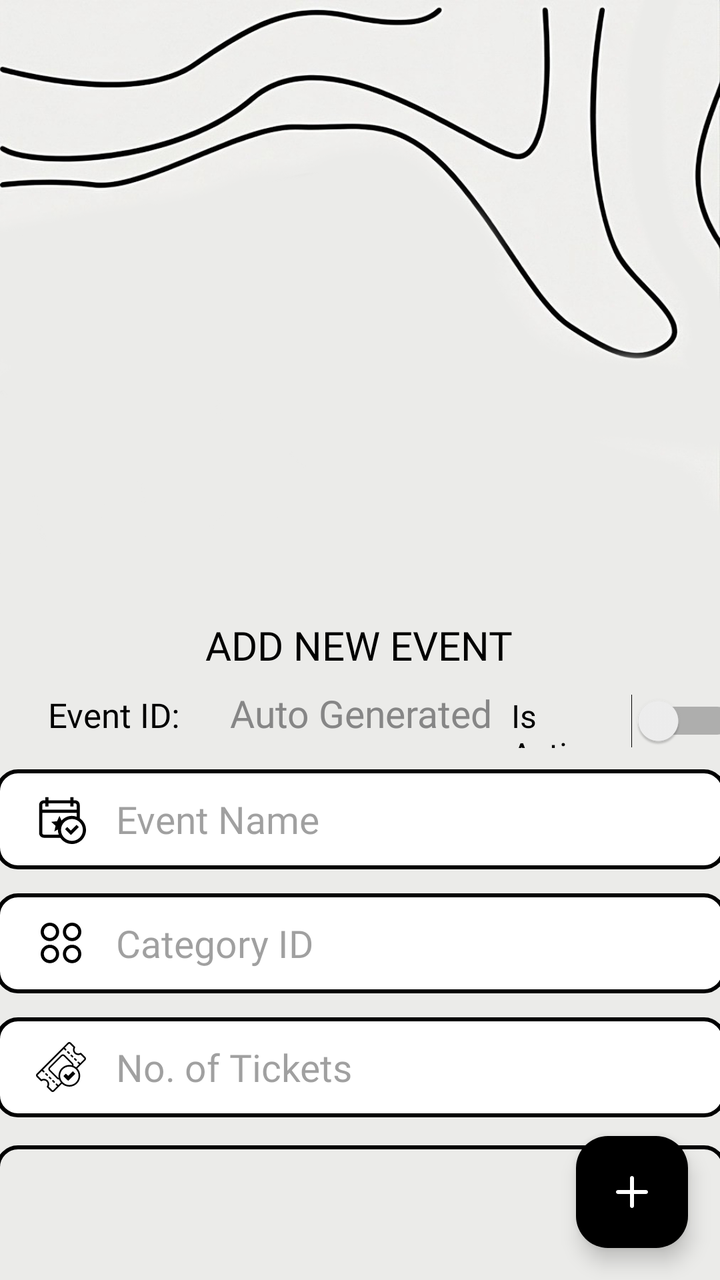
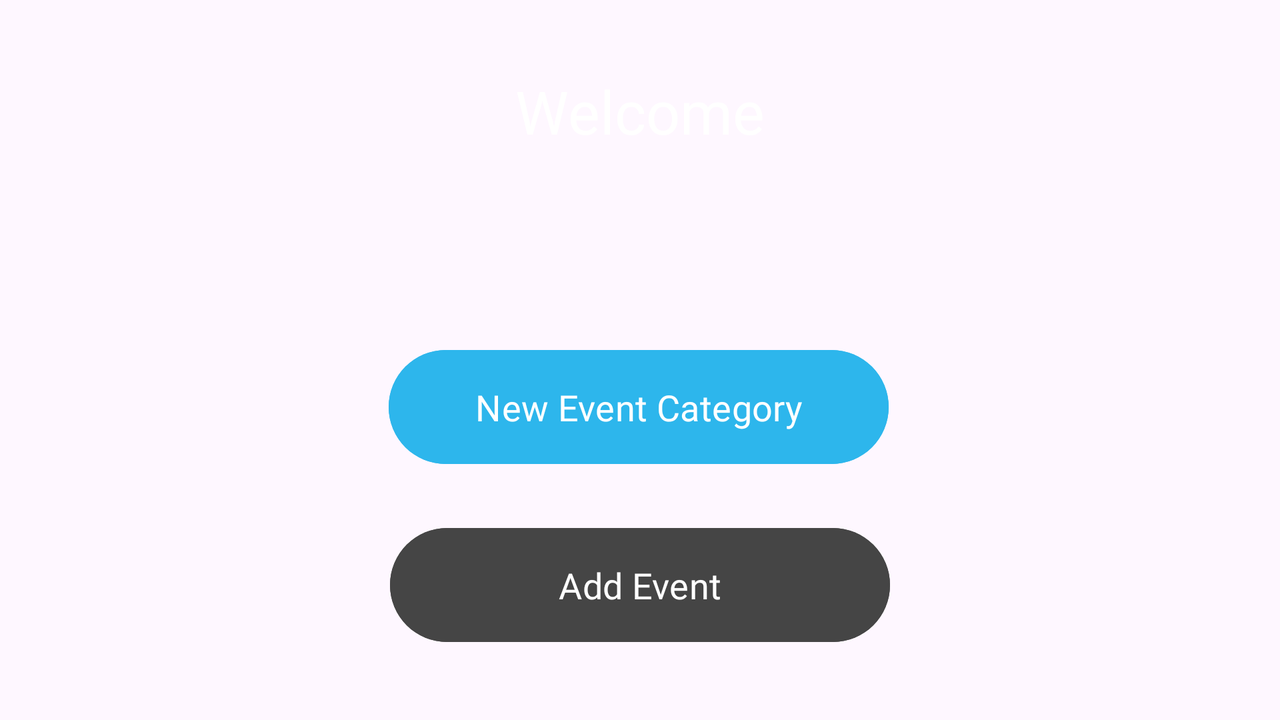

Two renders of one Android screen. The first uses the default layout on a phone; the second uses the alternative layout the repository ships for a different screen configuration, on a matching device. The two XML files are below.
<!-- AndroidManifest.xml: application theme Theme.Assignment1_FIT2081_32781555 -->
<!-- res/layout/activity_dashboard.xml -->
<?xml version="1.0" encoding="utf-8"?>
<androidx.constraintlayout.widget.ConstraintLayout xmlns:android="http://schemas.android.com/apk/res/android"
    xmlns:app="http://schemas.android.com/apk/res-auto"
    xmlns:tools="http://schemas.android.com/tools"
    android:layout_width="match_parent"
    android:layout_height="match_parent"
    android:background="@drawable/wallpaper4_1"
    tools:context=".Activities.DashboardActivity">

  <com.google.android.material.floatingactionbutton.FloatingActionButton
      android:id="@+id/fab_add_event"
      android:layout_width="wrap_content"
      android:layout_height="wrap_content"
      android:layout_marginEnd="16dp"
      android:layout_marginBottom="16dp"
      android:contentDescription="@string/add_event"
      android:onClick="saveEvent"
      app:backgroundTint="#000000"
      app:layout_constraintBottom_toBottomOf="parent"
      app:layout_constraintEnd_toEndOf="parent"
      app:srcCompat="@drawable/plus_svgrepo_com"
      app:tint="@null" />  

  <TextView
      android:id="@+id/tvEventID_OFF"
      android:layout_width="76dp"
      android:layout_height="22dp"
      android:layout_marginStart="24dp"
      android:layout_marginTop="10dp"
      android:fontFamily="@font/rubik"
      android:gravity="center_vertical"
      android:text="Event ID:"
      android:textColor="#000000"
      android:textSize="17sp"
      app:layout_constraintStart_toStartOf="parent"
      app:layout_constraintTop_toBottomOf="@+id/textView2"
      tools:ignore="TextSizeCheck" />

  <TextView
      android:id="@+id/tvCategoryID"
      android:layout_width="145dp"
      android:layout_height="25dp"
      android:layout_marginStart="8dp"
      android:fontFamily="@font/rubik"
      android:gravity="center_horizontal|center_vertical"
      android:hint="Auto Generated"
      android:textColor="#000000"
      android:textColorHint="#868686"
      android:textSize="19sp"
      app:layout_constraintBaseline_toBaselineOf="@+id/tvEventID_OFF"
      app:layout_constraintStart_toEndOf="@+id/tvEventID_OFF" />

  <EditText
      android:id="@+id/etEventName"
      android:layout_width="365dp"
      android:layout_height="50dp"
      android:layout_marginTop="16dp"
      android:background="@drawable/input_bg"
      android:drawableLeft="@drawable/event123"
      android:drawablePadding="15dp"
      android:ems="10"
      android:fontFamily="@font/rubik"
      android:hint="Event Name"
      android:inputType="text"
      android:paddingLeft="20dp"
      android:textColor="#000000"
      android:textColorHint="#79373737"
      android:textSize="19sp"
      app:layout_constraintEnd_toEndOf="parent"
      app:layout_constraintHorizontal_bias="0.521"
      app:layout_constraintStart_toStartOf="parent"
      app:layout_constraintTop_toBottomOf="@+id/tvCategoryID" />

  <EditText
      android:id="@+id/etCategoryID"
      android:layout_width="365dp"
      android:layout_height="50dp"
      android:layout_marginTop="12dp"
      android:background="@drawable/input_bg"
      android:drawableLeft="@drawable/category"
      android:drawablePadding="15dp"
      android:ems="10"
      android:fontFamily="@font/rubik"
      android:hint="Category ID"
      android:inputType="text"
      android:paddingLeft="20dp"
      android:textColor="#000000"
      android:textColorHint="#79373737"
      android:textSize="19sp"
      app:layout_constraintEnd_toEndOf="parent"
      app:layout_constraintHorizontal_bias="0.521"
      app:layout_constraintStart_toStartOf="parent"
      app:layout_constraintTop_toBottomOf="@+id/etEventName" />

  <EditText
      android:id="@+id/etTicketsAvailable"
      android:layout_width="365dp"
      android:layout_height="50dp"
      android:layout_marginTop="12dp"
      android:background="@drawable/input_bg"
      android:drawableLeft="@drawable/check_ticket_icon"
      android:drawablePadding="15dp"
      android:ems="10"
      android:fontFamily="@font/rubik"
      android:hint="No. of Tickets"
      android:inputType="number"
      android:paddingLeft="20dp"
      android:textColor="#000000"
      android:textColorHint="#79373737"
      android:textSize="19sp"
      app:layout_constraintEnd_toEndOf="parent"
      app:layout_constraintHorizontal_bias="0.521"
      app:layout_constraintStart_toStartOf="parent"
      app:layout_constraintTop_toBottomOf="@+id/etCategoryID" />

  <Switch
      android:id="@+id/btnIsActive_Form"
      android:layout_width="114dp"
      android:layout_height="22dp"
      android:layout_marginStart="4dp"
      android:fontFamily="@font/rubik"
      android:text="Is Active"
      android:textColor="#000000"
      android:textSize="16sp"
      app:layout_constraintBaseline_toBaselineOf="@+id/tvCategoryID"
      app:layout_constraintEnd_toEndOf="parent"
      app:layout_constraintHorizontal_bias="0.128"
      app:layout_constraintStart_toEndOf="@+id/tvCategoryID" />

  <TextView
      android:id="@+id/textView2"
      android:layout_width="wrap_content"
      android:layout_height="wrap_content"
      android:layout_marginTop="8dp"
      android:fontFamily="@font/rubik_medium"
      android:text="ADD NEW EVENT"
      android:textColor="#000000"
      android:textSize="20sp"
      app:layout_constraintEnd_toEndOf="parent"
      app:layout_constraintHorizontal_bias="0.498"
      app:layout_constraintStart_toStartOf="parent"
      app:layout_constraintTop_toBottomOf="@+id/fragment_container" />

  <FrameLayout
      android:id="@+id/fragment_container"
      android:layout_width="372dp"
      android:layout_height="285dp"
      android:layout_marginTop="16dp"
      app:layout_constraintEnd_toEndOf="parent"
      app:layout_constraintHorizontal_bias="0.51"
      app:layout_constraintStart_toStartOf="parent"
      app:layout_constraintTop_toTopOf="parent">

  </FrameLayout>

  <include
      android:id="@+id/touchPad"
      layout="@layout/touchpad_layout"
      android:layout_width="365dp"
      android:layout_height="150dp"
      android:layout_centerInParent="true"
      android:layout_marginTop="14dp"
      app:layout_constraintEnd_toEndOf="parent"
      app:layout_constraintHorizontal_bias="0.521"
      app:layout_constraintStart_toStartOf="parent"
      app:layout_constraintTop_toBottomOf="@+id/etTicketsAvailable" />

</androidx.constraintlayout.widget.ConstraintLayout>
<!-- res/layout/touchpad_layout.xml (included above) -->
<?xml version="1.0" encoding="utf-8"?>
<FrameLayout xmlns:android="http://schemas.android.com/apk/res/android"
    android:layout_width="wrap_content"
    android:layout_height="wrap_content"
    android:clipChildren="false"
    android:clipToPadding="true">

            
        <ImageView android:layout_width="match_parent"
        android:layout_height="match_parent"
        android:scaleType="fitXY"
        android:src="@drawable/touchpad" />  

            
        <View android:layout_width="match_parent"
        android:layout_height="match_parent"
        android:background="@drawable/touchpad_border" />  

    </FrameLayout>
<!-- resources referenced by this layout -->
<resources>
  <!-- drawable event123 (drawable) -->
  <vector xmlns:android="http://schemas.android.com/apk/res/android"
      android:width="25dp"
      android:height="25dp"
      android:viewportWidth="16"
      android:viewportHeight="16">
    <path
        android:fillColor="#FF000000"
        android:pathData="M3,1L3,2L2.5,2C1.677,2 1,2.677 1,3.5L1,12.5C1,13.323 1.677,14 2.5,14L7.762,14C8.57,15.205 9.945,16 11.5,16C13.979,16 16,13.979 16,11.5C16,9.945 15.205,8.57 14,7.762L14,3.5C14,2.677 13.323,2 12.5,2L12,2L12,1L11,1L11,2L4,2L4,1L3,1zM2.5,3L3,3L3,4L4,4L4,3L11,3L11,4L12,4L12,3L12.5,3C12.781,3 13,3.219 13,3.5L13,5L2,5L2,3.5C2,3.219 2.219,3 2.5,3zM2,6L13,6L13,7.275C12.529,7.107 12.028,7 11.5,7C10.176,7 8.994,7.587 8.17,8.502L7.5,7L6.736,8.713L4.871,8.91L6.264,10.164L5.877,12L7.016,11.342C7.014,11.396 7,11.446 7,11.5C7,12.028 7.107,12.529 7.275,13L2.5,13C2.219,13 2,12.781 2,12.5L2,6zM11.5,8C13.439,8 15,9.561 15,11.5C15,13.439 13.439,15 11.5,15C9.561,15 8,13.439 8,11.5C8,9.561 9.561,8 11.5,8zM13.002,9.861L11.16,11.703L10.014,10.557L9.307,11.264L11.16,13.117L13.709,10.568L13.002,9.861z"/>
  </vector>
  <!-- drawable input_bg (drawable) -->
  <?xml version="1.0" encoding="utf-8"?>
  <shape xmlns:android="http://schemas.android.com/apk/res/android">
      
      <solid android:color="@android:color/white" />
  
      
      <stroke android:color="@color/black" android:width="2dp"/>
  
      
      <corners android:radius="10dp"/>
  </shape>
  <!-- drawable plus_svgrepo_com (drawable) -->
  <vector android:height="30dp" android:viewportHeight="24"
      android:viewportWidth="24" android:width="30dp" xmlns:android="http://schemas.android.com/apk/res/android">
      <path android:fillColor="@color/white" android:fillType="evenOdd" android:pathData="M12,4C12.552,4 13,4.448 13,5V11H19C19.552,11 20,11.448 20,12C20,12.552 19.552,13 19,13H13V19C13,19.552 12.552,20 12,20C11.448,20 11,19.552 11,19V13H5C4.448,13 4,12.552 4,12C4,11.448 4.448,11 5,11H11V5C11,4.448 11.448,4 12,4Z"/>
  </vector>
  <!-- drawable touchpad_border (drawable) -->
  <?xml version="1.0" encoding="utf-8"?>
  <shape xmlns:android="http://schemas.android.com/apk/res/android">
  
      
      <stroke android:color="@color/black" android:width="2dp"/>
  
      
      <corners android:radius="10dp"/>
  </shape>
  <string name="add_event">Add_event</string>
  <style name="Theme.Assignment1_FIT2081_32781555" parent="Base.Theme.Assignment1_FIT2081_32781555" />
  <color name="black">#FF000000</color>
  <color name="white">#FFFFFFFF</color>
  <style name="Base.Theme.Assignment1_FIT2081_32781555" parent="Theme.Material3.DayNight.NoActionBar">
          <item name="colorPrimary">@color/colorPrimary</item>
          <item name="colorPrimaryDark">@color/colorPrimaryDark</item>
          <item name="colorAccent">@color/colorAccent</item>
          <item name="android:statusBarColor">@color/colorPrimary</item>
          <item name="android:fontFamily">@font/rubik</item>
      </style>
  <color name="colorPrimary">#FF000000</color>
  <color name="colorPrimaryDark">#FFFFFFFF</color>
  <color name="colorAccent">#646464</color>
</resources>
<!-- res/layout-land/activity_dashboard.xml (the repository's variant of the layout above) -->
<!-- drawn on the phone turned sideways -->
<?xml version="1.0" encoding="utf-8"?>
<androidx.constraintlayout.widget.ConstraintLayout xmlns:android="http://schemas.android.com/apk/res/android"
    xmlns:app="http://schemas.android.com/apk/res-auto"
    xmlns:tools="http://schemas.android.com/tools"
    android:layout_width="match_parent"
    android:layout_height="match_parent"
    android:background="@drawable/wallpaper1"
    tools:context=".Activities.DashboardActivity">

  <TextView
      android:id="@+id/tvWelcomeDashboard"
      android:layout_width="186dp"
      android:layout_height="63dp"
      android:layout_marginTop="24dp"
      android:gravity="center_horizontal|center_vertical"
      android:text="Welcome"
      android:textColor="#FFFFFF"
      android:textSize="30sp"
      app:layout_constraintEnd_toEndOf="parent"
      app:layout_constraintHorizontal_bias="0.499"
      app:layout_constraintStart_toStartOf="parent"
      app:layout_constraintTop_toTopOf="parent" />

  <Button
      android:id="@+id/btnCategoryDashboard"
      android:layout_width="250dp"
      android:layout_height="65dp"
      android:layout_marginTop="84dp"
      android:backgroundTint="#2DB6EC"
      android:onClick="newCategoryForm"
      android:text="New Event Category"
      android:textSize="18sp"
      app:layout_constraintEnd_toEndOf="parent"
      app:layout_constraintHorizontal_bias="0.498"
      app:layout_constraintStart_toStartOf="parent"
      app:layout_constraintTop_toBottomOf="@+id/tvWelcomeDashboard" />

  <Button
      android:id="@+id/btnEventDashboard"
      android:layout_width="250dp"
      android:layout_height="65dp"
      android:layout_marginTop="24dp"
      android:backgroundTint="#454545"
      android:onClick="newEventForm"
      android:text="Add Event"
      android:textSize="18sp"
      app:layout_constraintEnd_toEndOf="parent"
      app:layout_constraintStart_toStartOf="parent"
      app:layout_constraintTop_toBottomOf="@+id/btnCategoryDashboard" />
</androidx.constraintlayout.widget.ConstraintLayout>
<!-- resources referenced by the variant -->
<!-- as the phone turned sideways resolves them -->
<resources>
  <style name="Theme.Assignment1_FIT2081_32781555" parent="Base.Theme.Assignment1_FIT2081_32781555" />
  <style name="Base.Theme.Assignment1_FIT2081_32781555" parent="Theme.Material3.DayNight.NoActionBar">
          <item name="colorPrimary">@color/colorPrimary</item>
          <item name="colorPrimaryDark">@color/colorPrimaryDark</item>
          <item name="colorAccent">@color/colorAccent</item>
          <item name="android:statusBarColor">@color/colorPrimary</item>
          <item name="android:fontFamily">@font/rubik</item>
      </style>
  <color name="colorPrimary">#FF000000</color>
  <color name="colorPrimaryDark">#FFFFFFFF</color>
  <color name="colorAccent">#646464</color>
</resources>
